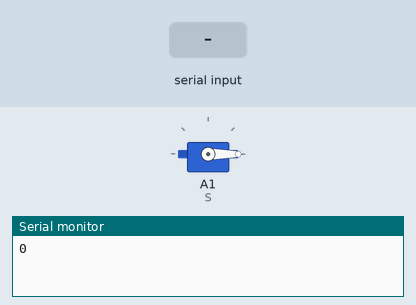
This sketch was run on a simulated Arduino Uno, built with avr-gcc and run on an emulated ATmega328P. On the bench: servo, the last lines printed to the serial monitor. Inputs (shaded band) come from the test bench.

Above: at 1.2 s.
1.3 s: "90,45\n" received over Serial
At 1.6 s:
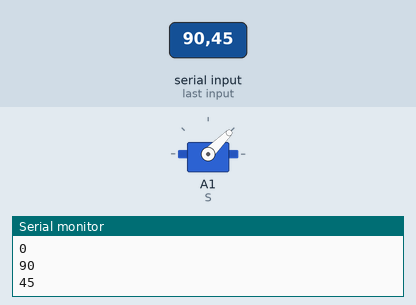
3.8 s: "30,150\n" received over Serial
At 4.6 s:
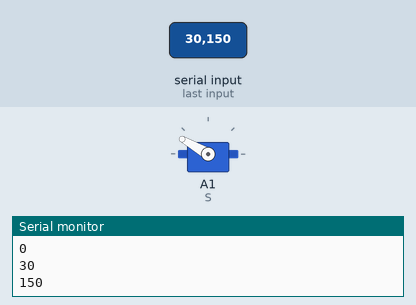
6.3 s: "200\n" received over Serial
At 7.1 s:
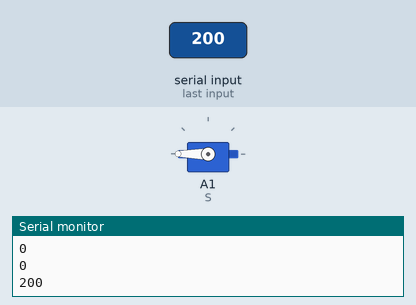
Timing chart, 0 to 9.3 s (numbered marks = the images above; inputs shaded):
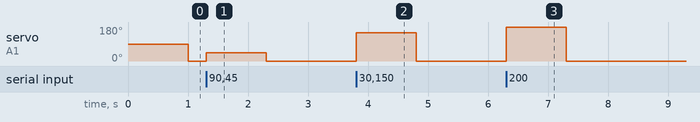

Measured:
- after the input at 1.3 s, servo on A1 (S): 0° → 45° at once, → 0° 1.0 s later
- after the input at 3.8 s, servo on A1 (S): 0° → 150° at once, → 0° 1.0 s later
- after the input at 6.3 s, servo on A1 (S): 0° → 180° at once, → 0° 1.0 s later

The sketch:

servomotor.ino
```cpp
#include <Servo.h>
Servo S;
void setup() {
  Serial.begin(9600);
S.attach(A1);
}

void loop() {
  int Motor=Serial.parseInt();
  S.write(Motor);
  Serial.println(Motor);


}
```
